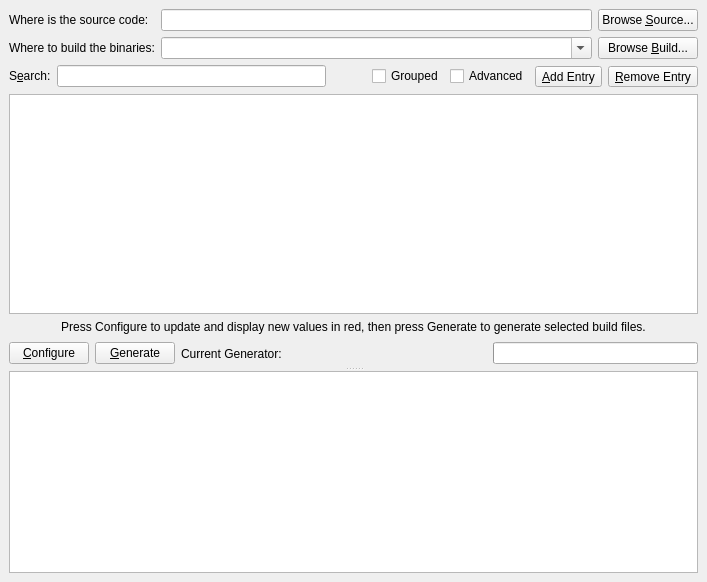
<?xml version="1.0" encoding="UTF-8"?>
<ui version="4.0">
 <class>CMakeSetupDialog</class>
 <widget class="QWidget" name="CMakeSetupDialog">
  <property name="geometry">
   <rect>
    <x>0</x>
    <y>0</y>
    <width>707</width>
    <height>582</height>
   </rect>
  </property>
  <layout class="QGridLayout">
   <property name="margin">
    <number>9</number>
   </property>
   <property name="spacing">
    <number>6</number>
   </property>
   <item row="0" column="0">
    <layout class="QGridLayout">
     <property name="margin">
      <number>0</number>
     </property>
     <property name="spacing">
      <number>6</number>
     </property>
     <item row="0" column="0">
      <widget class="QLabel" name="label">
       <property name="text">
        <string>Where is the source code:</string>
       </property>
      </widget>
     </item>
     <item row="0" column="1">
      <widget class="QLineEdit" name="SourceDirectory"/>
     </item>
     <item row="0" column="2">
      <widget class="QPushButton" name="BrowseSourceDirectoryButton">
       <property name="text">
        <string>Browse &amp;Source...</string>
       </property>
      </widget>
     </item>
     <item row="1" column="0">
      <widget class="QLabel" name="label_2">
       <property name="text">
        <string>Where to build the binaries:</string>
       </property>
      </widget>
     </item>
     <item row="1" column="1">
      <widget class="QComboBox" name="BinaryDirectory">
       <property name="sizePolicy">
        <sizepolicy hsizetype="Ignored" vsizetype="Fixed">
         <horstretch>0</horstretch>
         <verstretch>0</verstretch>
        </sizepolicy>
       </property>
       <property name="editable">
        <bool>true</bool>
       </property>
      </widget>
     </item>
     <item row="1" column="2">
      <widget class="QPushButton" name="BrowseBinaryDirectoryButton">
       <property name="text">
        <string>Browse &amp;Build...</string>
       </property>
      </widget>
     </item>
    </layout>
   </item>
   <item row="1" column="0">
    <widget class="QSplitter" name="Splitter">
     <property name="orientation">
      <enum>Qt::Vertical</enum>
     </property>
     <widget class="QFrame" name="frame">
      <property name="frameShape">
       <enum>QFrame::NoFrame</enum>
      </property>
      <property name="frameShadow">
       <enum>QFrame::Raised</enum>
      </property>
      <layout class="QVBoxLayout">
       <property name="spacing">
        <number>6</number>
       </property>
       <property name="margin">
        <number>0</number>
       </property>
       <item>
        <layout class="QHBoxLayout">
         <property name="spacing">
          <number>6</number>
         </property>
         <property name="margin">
          <number>0</number>
         </property>
         <item>
          <widget class="QLabel" name="label_4">
           <property name="sizePolicy">
            <sizepolicy hsizetype="Fixed" vsizetype="Fixed">
             <horstretch>0</horstretch>
             <verstretch>0</verstretch>
            </sizepolicy>
           </property>
           <property name="text">
            <string>S&amp;earch:</string>
           </property>
           <property name="buddy">
            <cstring>Search</cstring>
           </property>
          </widget>
         </item>
         <item>
          <widget class="QLineEdit" name="Search">
           <property name="sizePolicy">
            <sizepolicy hsizetype="Expanding" vsizetype="Fixed">
             <horstretch>0</horstretch>
             <verstretch>0</verstretch>
            </sizepolicy>
           </property>
          </widget>
         </item>
         <item>
          <spacer>
           <property name="orientation">
            <enum>Qt::Horizontal</enum>
           </property>
           <property name="sizeType">
            <enum>QSizePolicy::Minimum</enum>
           </property>
           <property name="sizeHint" stdset="0">
            <size>
             <width>40</width>
             <height>23</height>
            </size>
           </property>
          </spacer>
         </item>
         <item>
          <widget class="QCheckBox" name="groupedCheck">
           <property name="text">
            <string>Grouped</string>
           </property>
          </widget>
         </item>
         <item>
          <widget class="QCheckBox" name="advancedCheck">
           <property name="text">
            <string>Advanced</string>
           </property>
          </widget>
         </item>
         <item>
          <widget class="QToolButton" name="AddEntry">
           <property name="toolTip">
            <string>Add New Entry</string>
           </property>
           <property name="text">
            <string>&amp;Add Entry</string>
           </property>
           <property name="icon">
            <iconset resource="CMakeSetup.qrc">
             <normaloff>:/Icons/Plus16.png</normaloff>:/Icons/Plus16.png</iconset>
           </property>
           <property name="toolButtonStyle">
            <enum>Qt::ToolButtonTextBesideIcon</enum>
           </property>
          </widget>
         </item>
         <item>
          <widget class="QToolButton" name="RemoveEntry">
           <property name="toolTip">
            <string>Remove Selected Entries</string>
           </property>
           <property name="text">
            <string>&amp;Remove Entry</string>
           </property>
           <property name="icon">
            <iconset resource="CMakeSetup.qrc">
             <normaloff>:/Icons/Delete16.png</normaloff>:/Icons/Delete16.png</iconset>
           </property>
           <property name="toolButtonStyle">
            <enum>Qt::ToolButtonTextBesideIcon</enum>
           </property>
          </widget>
         </item>
        </layout>
       </item>
       <item>
        <widget class="QCMakeCacheView" name="CacheValues">
         <property name="alternatingRowColors">
          <bool>true</bool>
         </property>
         <property name="selectionMode">
          <enum>QAbstractItemView::ExtendedSelection</enum>
         </property>
         <property name="selectionBehavior">
          <enum>QAbstractItemView::SelectRows</enum>
         </property>
        </widget>
       </item>
       <item>
        <widget class="QLabel" name="label_3">
         <property name="text">
          <string>Press Configure to update and display new values in red, then press Generate to generate selected build files.</string>
         </property>
         <property name="alignment">
          <set>Qt::AlignCenter</set>
         </property>
         <property name="wordWrap">
          <bool>true</bool>
         </property>
        </widget>
       </item>
       <item>
        <layout class="QHBoxLayout">
         <property name="spacing">
          <number>6</number>
         </property>
         <property name="margin">
          <number>0</number>
         </property>
         <item>
          <widget class="QPushButton" name="ConfigureButton">
           <property name="text">
            <string>&amp;Configure</string>
           </property>
          </widget>
         </item>
         <item>
          <widget class="QPushButton" name="GenerateButton">
           <property name="text">
            <string>&amp;Generate</string>
           </property>
          </widget>
         </item>
         <item>
          <widget class="QLabel" name="Generator">
           <property name="text">
            <string>Current Generator:</string>
           </property>
          </widget>
         </item>
         <item>
          <spacer>
           <property name="orientation">
            <enum>Qt::Horizontal</enum>
           </property>
           <property name="sizeType">
            <enum>QSizePolicy::Expanding</enum>
           </property>
           <property name="sizeHint" stdset="0">
            <size>
             <width>121</width>
             <height>27</height>
            </size>
           </property>
          </spacer>
         </item>
         <item>
          <widget class="QProgressBar" name="ProgressBar">
           <property name="minimum">
            <number>0</number>
           </property>
           <property name="maximum">
            <number>100</number>
           </property>
           <property name="value">
            <number>0</number>
           </property>
           <property name="textVisible">
            <bool>false</bool>
           </property>
           <property name="orientation">
            <enum>Qt::Horizontal</enum>
           </property>
           <property name="textDirection">
            <enum>QProgressBar::BottomToTop</enum>
           </property>
          </widget>
         </item>
        </layout>
       </item>
      </layout>
     </widget>
     <widget class="QTextEdit" name="Output">
      <property name="lineWrapMode">
       <enum>QTextEdit::NoWrap</enum>
      </property>
      <property name="readOnly">
       <bool>true</bool>
      </property>
     </widget>
    </widget>
   </item>
  </layout>
 </widget>
 <customwidgets>
  <customwidget>
   <class>QCMakeCacheView</class>
   <extends>QTreeView</extends>
   <header>QCMakeCacheView.h</header>
  </customwidget>
 </customwidgets>
 <resources>
  <include location="CMakeSetup.qrc"/>
 </resources>
 <connections/>
</ui>
